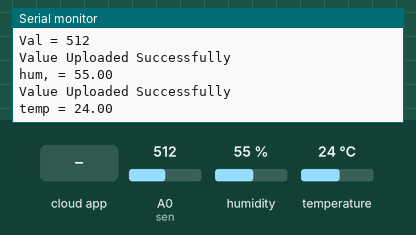
Bench run of a sketch on a simulated ESP8266 (NodeMCU). Shown: the last lines printed to the serial monitor. The test bench sets the inputs (shaded band); at power-on: humidity 55 %, A0 (sen) = 512, temperature 24 °C. WiFi joins after 1.5 s; servers stay silent unless stated; the Firebase database answers and starts empty.

Above: at 15.4 s.
15.5 s: humidity set to 22 %
At 19.5 s:
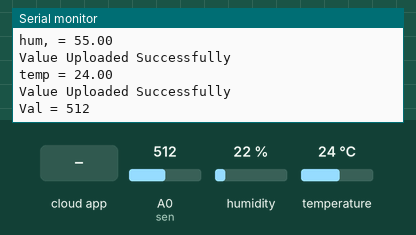
27.2 s: A0 (sen) set to 716
At 29.8 s:
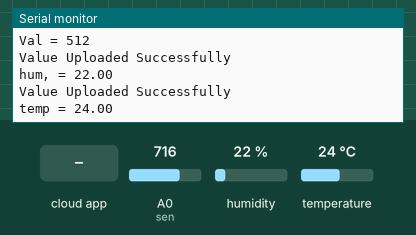
38.9 s: the phone or cloud app sets data1 to 0
At 49.52 s:
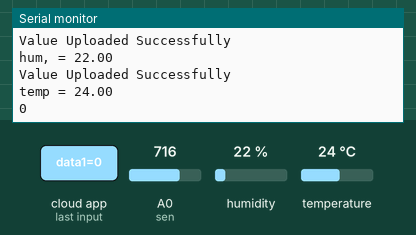

Measured:
- after the input at 38.9 s, the serial monitor: prints a new line after 10.5 s (image 3)

The sketch:

node1.ino
```cpp
#include <ESP8266WiFi.h>
#include<DHT.h>
#include <FirebaseESP8266.h>
int val2;
String last_read="0";
#define sen A0
#define DHTPIN 0
#define led 1
#define WIFI_SSID "realme 6"    // replace MySSID with your WiFi network name
#define WIFI_PASSWORD "12345678"
#define FIREBASE_HOST "https://agri1-platform-default-rtdb.firebaseio.com"
#define FIREBASE_AUTH "3OIFEN0RNKrJJIe1PA2wk8GVAI2qy3HW7dm3shfb"
FirebaseData fbdo;
FirebaseData firebaseData;
DHT dht(DHTPIN, DHT11);
float temp;
float hum;
void setup() {
  Serial.begin(115200);  // Select the same baud rate if you want to see the datas on Serial Monitor
  Serial.println("Serial communication started\n\n");
  WiFi.begin(WIFI_SSID, WIFI_PASSWORD);                                     //try to connect with wifi
  Serial.print("Connecting to ");
  Serial.print(WIFI_SSID);
  while (WiFi.status() != WL_CONNECTED) {
    Serial.print(".");
    delay(500);
  }
    Serial.println();
  Serial.print("Connected to ");
  Serial.println(WIFI_SSID);                                          //print local IP address
  Firebase.begin(FIREBASE_HOST, FIREBASE_AUTH);
  Firebase.reconnectWiFi(true);
  dht.begin();
  delay(1000);
  Serial.println("Program started");
}

void loop(){
     // start working...
  val2 = analogRead(sen);
  hum = dht.readHumidity();
  temp = dht.readTemperature();
   if (Firebase.setString(firebaseData, "/data", val2)) {    // On successful Write operation, function returns 1
               Serial.println("Value Uploaded Successfully");
               Serial.print("Val = ");
               Serial.println(val2);
               Serial.println("\n");
               delay(5000);
     }

else {
    Serial.println(firebaseData.errorReason());
  }
  if (Firebase.setString(firebaseData, "/data2", hum)) {    // On successful Write operation, function returns 1
               Serial.println("Value Uploaded Successfully");
               Serial.print("hum, = ");
               Serial.println(hum);
               Serial.println("\n");
               delay(5000);
     }

else {
    Serial.println(firebaseData.errorReason());
  }
  if (Firebase.setString(firebaseData, "/data3", temp)) {    // On successful Write operation, function returns 1
               Serial.println("Value Uploaded Successfully");
               Serial.print("temp = ");
               Serial.println(temp);
               Serial.println("\n");
               delay(5000);
     }

else {
    Serial.println(firebaseData.errorReason());
  }
   if (Firebase.getString(fbdo, "/data1")) {

      if (fbdo.dataTypeEnum() == fb_esp_rtdb_data_type_string) {
        String m =fbdo.to<String>();

       if(m!=last_read)
       {
            //Serial.print("STATUS ");
            Serial.println(m);

            //Serial.println(last_read);
       }
       last_read=m;

      }

  }
    else
      Serial.println(fbdo.errorReason());
}
```
